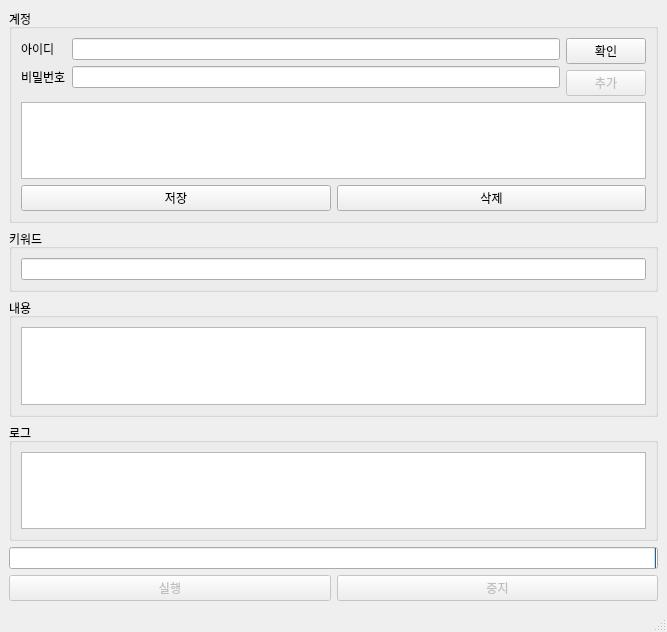
<?xml version="1.0" encoding="UTF-8"?>
<ui version="4.0">
 <class>MainWindow</class>
 <widget class="QMainWindow" name="MainWindow">
  <property name="geometry">
   <rect>
    <x>0</x>
    <y>0</y>
    <width>667</width>
    <height>632</height>
   </rect>
  </property>
  <property name="windowTitle">
   <string>밴드 채팅 보내기 매크로</string>
  </property>
  <widget class="QWidget" name="centralwidget">
   <layout class="QVBoxLayout" name="verticalLayout">
    <item>
     <layout class="QHBoxLayout" name="horizontalLayout_5">
      <item>
       <widget class="QGroupBox" name="account_group">
        <property name="title">
         <string>계정</string>
        </property>
        <layout class="QVBoxLayout" name="verticalLayout_7">
         <item>
          <layout class="QVBoxLayout" name="verticalLayout_6">
           <item>
            <layout class="QHBoxLayout" name="horizontalLayout_6">
             <item>
              <layout class="QFormLayout" name="formLayout_2">
               <item row="0" column="0">
                <widget class="QLabel" name="id_label">
                 <property name="text">
                  <string>아이디</string>
                 </property>
                 <property name="buddy">
                  <cstring>id_edit</cstring>
                 </property>
                </widget>
               </item>
               <item row="0" column="1">
                <widget class="QLineEdit" name="id_edit"/>
               </item>
               <item row="1" column="0">
                <widget class="QLabel" name="pw_label">
                 <property name="text">
                  <string>비밀번호</string>
                 </property>
                 <property name="buddy">
                  <cstring>pw_edit</cstring>
                 </property>
                </widget>
               </item>
               <item row="1" column="1">
                <widget class="QLineEdit" name="pw_edit">
                 <property name="echoMode">
                  <enum>QLineEdit::Password</enum>
                 </property>
                </widget>
               </item>
              </layout>
             </item>
             <item>
              <layout class="QVBoxLayout" name="verticalLayout_8">
               <item>
                <widget class="QPushButton" name="validate_btn">
                 <property name="text">
                  <string>확인</string>
                 </property>
                </widget>
               </item>
               <item>
                <widget class="QPushButton" name="add_btn">
                 <property name="enabled">
                  <bool>false</bool>
                 </property>
                 <property name="text">
                  <string>추가</string>
                 </property>
                </widget>
               </item>
              </layout>
             </item>
            </layout>
           </item>
           <item>
            <widget class="QTableWidget" name="account_table">
             <property name="editTriggers">
              <set>QAbstractItemView::NoEditTriggers</set>
             </property>
            </widget>
           </item>
           <item>
            <layout class="QHBoxLayout" name="horizontalLayout_7">
             <item>
              <widget class="QPushButton" name="account_save_btn">
               <property name="text">
                <string>저장</string>
               </property>
              </widget>
             </item>
             <item>
              <widget class="QPushButton" name="account_delete_btn">
               <property name="text">
                <string>삭제</string>
               </property>
              </widget>
             </item>
            </layout>
           </item>
          </layout>
         </item>
        </layout>
       </widget>
      </item>
     </layout>
    </item>
    <item>
     <widget class="QGroupBox" name="keyword_group">
      <property name="title">
       <string>키워드</string>
      </property>
      <layout class="QVBoxLayout" name="verticalLayout_2">
       <item>
        <widget class="QLineEdit" name="keyword_edit"/>
       </item>
      </layout>
     </widget>
    </item>
    <item>
     <widget class="QGroupBox" name="content_group">
      <property name="title">
       <string>내용</string>
      </property>
      <layout class="QVBoxLayout" name="verticalLayout_3">
       <item>
        <widget class="QPlainTextEdit" name="content_edit"/>
       </item>
      </layout>
     </widget>
    </item>
    <item>
     <widget class="QGroupBox" name="log_group">
      <property name="title">
       <string>로그</string>
      </property>
      <layout class="QVBoxLayout" name="verticalLayout_4">
       <item>
        <widget class="QTextBrowser" name="log_view">
         <property name="html">
          <string>&lt;!DOCTYPE HTML PUBLIC &quot;-//W3C//DTD HTML 4.0//EN&quot; &quot;http://www.w3.org/TR/REC-html40/strict.dtd&quot;&gt;
&lt;html&gt;&lt;head&gt;&lt;meta name=&quot;qrichtext&quot; content=&quot;1&quot; /&gt;&lt;style type=&quot;text/css&quot;&gt;
p, li { white-space: pre-wrap; }
&lt;/style&gt;&lt;/head&gt;&lt;body style=&quot; font-family:'Gulim'; font-size:9pt; font-weight:400; font-style:normal;&quot;&gt;
&lt;p style=&quot;-qt-paragraph-type:empty; margin-top:0px; margin-bottom:0px; margin-left:0px; margin-right:0px; -qt-block-indent:0; text-indent:0px;&quot;&gt;&lt;br /&gt;&lt;/p&gt;&lt;/body&gt;&lt;/html&gt;</string>
         </property>
        </widget>
       </item>
      </layout>
     </widget>
    </item>
    <item>
     <widget class="QProgressBar" name="progressBar">
      <property name="layoutDirection">
       <enum>Qt::RightToLeft</enum>
      </property>
      <property name="value">
       <number>0</number>
      </property>
      <property name="textVisible">
       <bool>true</bool>
      </property>
      <property name="orientation">
       <enum>Qt::Horizontal</enum>
      </property>
      <property name="textDirection">
       <enum>QProgressBar::TopToBottom</enum>
      </property>
     </widget>
    </item>
    <item>
     <layout class="QHBoxLayout" name="horizontalLayout">
      <item>
       <widget class="QPushButton" name="run_btn">
        <property name="enabled">
         <bool>false</bool>
        </property>
        <property name="text">
         <string>실행</string>
        </property>
       </widget>
      </item>
      <item>
       <widget class="QPushButton" name="stop_btn">
        <property name="enabled">
         <bool>false</bool>
        </property>
        <property name="text">
         <string>중지</string>
        </property>
       </widget>
      </item>
     </layout>
    </item>
   </layout>
  </widget>
  <widget class="QStatusBar" name="statusbar"/>
 </widget>
 <resources/>
 <connections>
  <connection>
   <sender>run_btn</sender>
   <signal>clicked()</signal>
   <receiver>MainWindow</receiver>
   <slot>on_run_clicked()</slot>
   <hints>
    <hint type="sourcelabel">
     <x>197</x>
     <y>598</y>
    </hint>
    <hint type="destinationlabel">
     <x>197</x>
     <y>611</y>
    </hint>
   </hints>
  </connection>
  <connection>
   <sender>stop_btn</sender>
   <signal>clicked()</signal>
   <receiver>MainWindow</receiver>
   <slot>on_stop_clicked()</slot>
   <hints>
    <hint type="sourcelabel">
     <x>589</x>
     <y>589</y>
    </hint>
    <hint type="destinationlabel">
     <x>606</x>
     <y>611</y>
    </hint>
   </hints>
  </connection>
  <connection>
   <sender>content_edit</sender>
   <signal>textChanged()</signal>
   <receiver>MainWindow</receiver>
   <slot>on_content_changed()</slot>
   <hints>
    <hint type="sourcelabel">
     <x>598</x>
     <y>406</y>
    </hint>
    <hint type="destinationlabel">
     <x>664</x>
     <y>425</y>
    </hint>
   </hints>
  </connection>
  <connection>
   <sender>validate_btn</sender>
   <signal>clicked()</signal>
   <receiver>MainWindow</receiver>
   <slot>on_validation_account_clicked()</slot>
   <hints>
    <hint type="sourcelabel">
     <x>643</x>
     <y>57</y>
    </hint>
    <hint type="destinationlabel">
     <x>323</x>
     <y>-8</y>
    </hint>
   </hints>
  </connection>
  <connection>
   <sender>add_btn</sender>
   <signal>clicked()</signal>
   <receiver>MainWindow</receiver>
   <slot>on_add_account_clicked()</slot>
   <hints>
    <hint type="sourcelabel">
     <x>643</x>
     <y>86</y>
    </hint>
    <hint type="destinationlabel">
     <x>270</x>
     <y>-3</y>
    </hint>
   </hints>
  </connection>
  <connection>
   <sender>account_save_btn</sender>
   <signal>clicked()</signal>
   <receiver>MainWindow</receiver>
   <slot>on_save_account_clicked()</slot>
   <hints>
    <hint type="sourcelabel">
     <x>173</x>
     <y>215</y>
    </hint>
    <hint type="destinationlabel">
     <x>145</x>
     <y>334</y>
    </hint>
   </hints>
  </connection>
  <connection>
   <sender>account_delete_btn</sender>
   <signal>clicked()</signal>
   <receiver>MainWindow</receiver>
   <slot>on_delete_account_clicked()</slot>
   <hints>
    <hint type="sourcelabel">
     <x>644</x>
     <y>215</y>
    </hint>
    <hint type="destinationlabel">
     <x>305</x>
     <y>332</y>
    </hint>
   </hints>
  </connection>
  <connection>
   <sender>id_edit</sender>
   <signal>textChanged(QString)</signal>
   <receiver>MainWindow</receiver>
   <slot>on_id_changed(QString)</slot>
   <hints>
    <hint type="sourcelabel">
     <x>191</x>
     <y>54</y>
    </hint>
    <hint type="destinationlabel">
     <x>108</x>
     <y>-13</y>
    </hint>
   </hints>
  </connection>
  <connection>
   <sender>pw_edit</sender>
   <signal>textChanged(QString)</signal>
   <receiver>MainWindow</receiver>
   <slot>on_pw_changed(QString)</slot>
   <hints>
    <hint type="sourcelabel">
     <x>250</x>
     <y>80</y>
    </hint>
    <hint type="destinationlabel">
     <x>150</x>
     <y>-8</y>
    </hint>
   </hints>
  </connection>
  <connection>
   <sender>keyword_edit</sender>
   <signal>textChanged(QString)</signal>
   <receiver>MainWindow</receiver>
   <slot>on_keyword_changed(QString)</slot>
   <hints>
    <hint type="sourcelabel">
     <x>460</x>
     <y>271</y>
    </hint>
    <hint type="destinationlabel">
     <x>662</x>
     <y>254</y>
    </hint>
   </hints>
  </connection>
 </connections>
 <slots>
  <slot>on_run_clicked()</slot>
  <slot>on_stop_clicked()</slot>
  <slot>on_content_changed()</slot>
  <slot>on_validation_account_clicked()</slot>
  <slot>on_add_account_clicked()</slot>
  <slot>on_id_changed(QString)</slot>
  <slot>on_pw_changed(QString)</slot>
  <slot>on_delete_account_clicked()</slot>
  <slot>on_keyword_changed(QString)</slot>
  <slot>on_save_account_clicked()</slot>
 </slots>
</ui>
